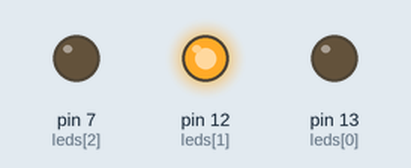
The sketch below on a simulated Arduino Uno, built with avr-gcc and run on an emulated ATmega328P. On the bench: output pins drawn as LEDs (lit = HIGH).

Above: at 0.5 s.
At 1.5 s:
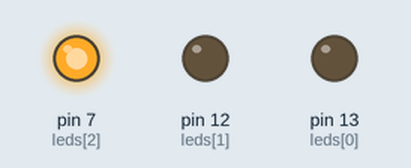
At 2.5 s:
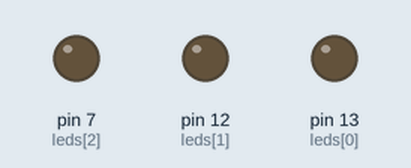
At 6.0 s:
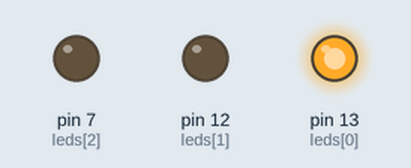
Timing chart, 0 to 6.9 s (numbered marks = the images above):
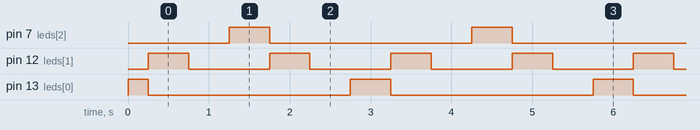

Measured:
- by itself, pin 7 (leds[2]): alternates HIGH for 0.50 s and LOW for 2.5 s
- by itself, pin 12 (leds[1]): alternates HIGH for 0.50 s and LOW for 1.0 s
- by itself, pin 13 (leds[0]): repeats every 3.0 s: LOW 2.5 s, HIGH 0.50 s

The sketch:

exquisite_juttuli1.ino
```cpp
int leds[] = {13, 12 , 7};

void setup()
{
  int i;
	for(i =0;i<3;i++)
  {
   	pinMode(leds[i], OUTPUT);
  }

}

void loop()
{
  int j;

  for(j = 0;j<3;j++)
  {

    if(leds[j] == 7 || leds[j] == 13 )
    {
      digitalWrite(leds[j], HIGH);
      delay(250); // Wait for 1000 millisecond(s
      digitalWrite(leds[j], LOW);
    }
    else
    {
      digitalWrite(leds[j], HIGH);
      delay(500); // Wait for 1000 millisecond(s)
      digitalWrite(leds[abs(j)], LOW);
      delay(500); // Wait for 1000 millisecond(s)
    }
  }

  for(j = 2;j >= 0;j--)
  {

    if(leds[j] == 7 || leds[j] == 13)
    {
      digitalWrite(leds[j], HIGH);
      delay(250); // Wait for 1000 millisecond(s)
      digitalWrite(leds[j], LOW);
    }
    else
    {
      digitalWrite(leds[j], HIGH);
      delay(500); // Wait for 1000 millisecond(s)
      digitalWrite(leds[j], LOW);
      delay(500); // Wait for 1000 millisecond(s)
    }
  }

}
```
